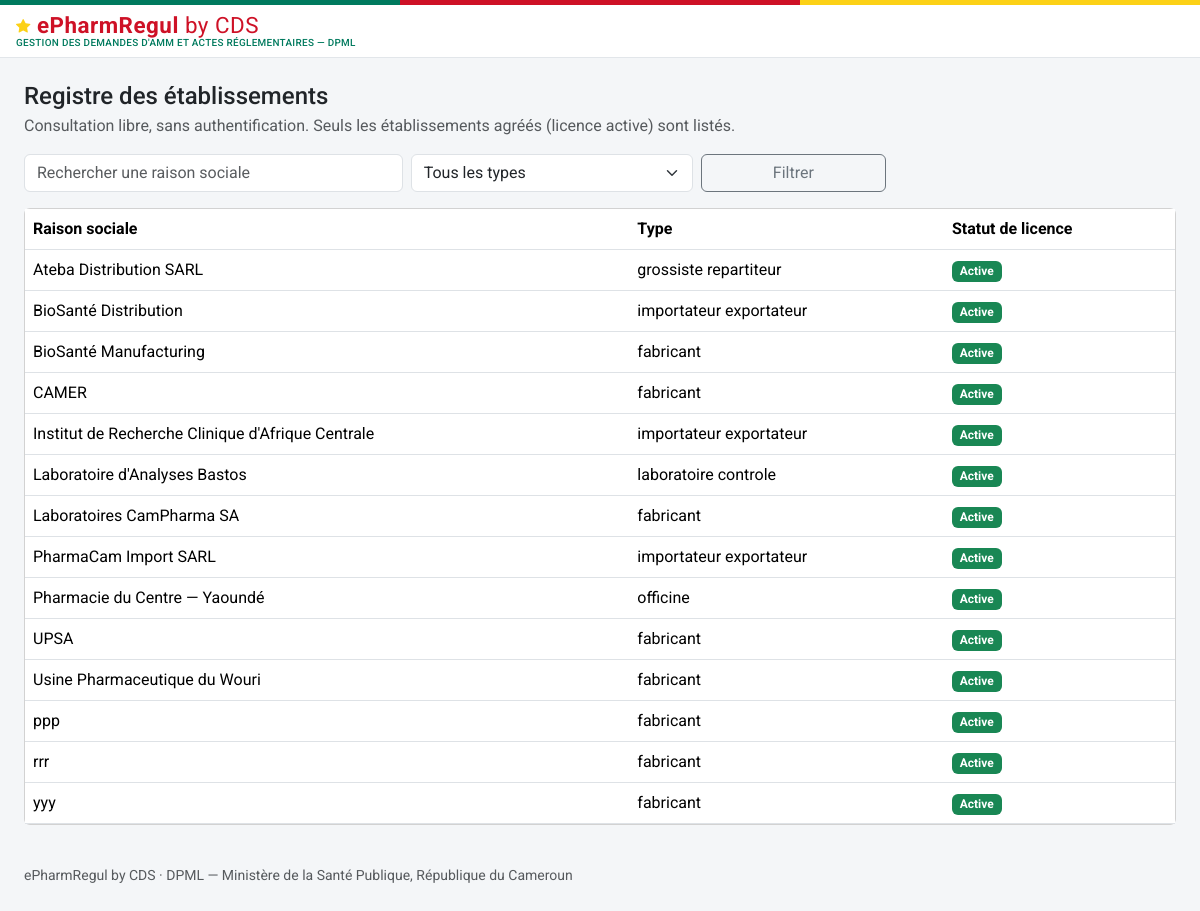
Page /etablissements on the committed database.
### models.py (models this page shows)
class Etablissement(db.Model):
    id = db.Column(db.Integer, primary_key=True)
    raison_sociale = db.Column(db.String(255), nullable=False)
    type = db.Column(db.String(40), nullable=False)
    adresse = db.Column(db.String(500))
    latitude = db.Column(db.Float, nullable=True)   # géolocalisation — exploité par le futur module RI
    longitude = db.Column(db.Float, nullable=True)
    statut_licence = db.Column(db.String(20), nullable=False, default="en_instruction")
    date_expiration_licence = db.Column(db.Date, nullable=True)
    pharmacien_responsable_id = db.Column(db.Integer, db.ForeignKey("personne.id"), nullable=True)
    categorie_activite = db.Column(db.String(30), nullable=True)
    pharmacien_responsable = db.relationship("Personne", foreign_keys=[pharmacien_responsable_id])

### routes_ri.py (the view)
@ri_bp.route("/etablissements")
def etablissements_registre():
    q = Etablissement.query
    texte = request.args.get("q", "").strip()
    type_etab = request.args.get("type", "")
    statut = request.args.get("statut", "")
    vue_publique = current_user() is None
    if vue_publique:
        q = q.filter_by(statut_licence="active")
        statut = "active"
    if texte:
        q = q.filter(Etablissement.raison_sociale.ilike(f"%{texte}%"))
    if type_etab:
        q = q.filter_by(type=type_etab)
    if statut and not vue_publique:
        q = q.filter_by(statut_licence=statut)
    etablissements = q.order_by(Etablissement.raison_sociale).all()
    return render_template("inspection/etablissements_registre.html", etablissements=etablissements,
                            q=texte, type_etab=type_etab, statut=statut, vue_publique=vue_publique)

### auth.py (called while the page is built)
def current_user():
    uid = session.get("user_id")
    if not uid:
        return None
    return db.session.get(Personne, uid)

### templates/inspection/etablissements_registre.html (shortened to what this page needs)
{% extends "base.html" %}
{% block content %}
<h4 class="mb-1">Registre des établissements</h4>
{% if vue_publique %}
<p class="text-muted">Consultation libre, sans authentification. Seuls les établissements agréés (licence active) sont listés.</p>
{% endif %}
<form method="get" class="row g-2 mb-3" role="search">
  <div class="col-md-4">
    <input type="text" class="form-control" id="q" name="q" value="{{ q }}" placeholder="Rechercher une raison sociale">
  </div>
  <div class="col-md-3">
    <select class="form-select" id="type" name="type">
      <option value="">Tous les types</option>
    </select>
  </div>
  <div class="col-md-2"><button class="btn btn-outline-secondary w-100">Filtrer</button></div>
</form>
<div class="card">
  <div class="table-responsive">
    <table class="table table-hover align-middle mb-0">
      <thead><tr><th>Raison sociale</th><th>Type</th><th>Statut de licence</th></tr></thead>
      <tbody>
        {% for e in etablissements %}
        <tr>
          <td>{% if vue_publique %}{{ e.raison_sociale }}{% else %}<a href="{{ url_for('ri.etablissement_fiche', id=e.id) }}">{{ e.raison_sociale }}</a>{% endif %}</td>
          <td>{{ e.type.replace('_',' ') }}</td>
          <td><span class="badge {{ 'bg-success' if e.statut_licence == 'active' else ('bg-danger' if e.statut_licence in ('suspendue','revoquee') else 'bg-secondary') }}">{{ STATUTS_LICENCE.get(e.statut_licence, e.statut_licence) }}</span></td>
        </tr>
        {% else %}
        <tr><td colspan="3" class="text-center text-muted py-4">Aucun résultat ne correspond à ces critères.</td></tr>
        {% endfor %}
      </tbody>
    </table>
  </div>
</div>
{% endblock %}

### static/css/style.css (style rules this page uses)
:root { --cm-green: #007a5e; --cm-green-dark: #00553f; --cm-red: #ce1126; --cm-yellow: #fcd116; }
body { background-color: #f4f6f8; font-family: "Roboto", -apple-system, BlinkMacSystemFont, "Segoe UI", Arial, sans-serif; }

### rows in the picture
Etablissement: raison_sociale "Ateba Distribution SARL", type.replace "grossiste repartiteur", get "Active"
Etablissement: raison_sociale "BioSanté Distribution", type.replace "importateur exportateur", get "Active"
Etablissement: raison_sociale "BioSanté Manufacturing", type.replace "fabricant", get "Active"
Etablissement: raison_sociale "CAMER", type.replace "fabricant", get "Active"
Etablissement: raison_sociale "Institut de Recherche Clinique d'Afrique Centrale", type.replace "importateur exportateur", get "Active"
Etablissement: raison_sociale "Laboratoire d'Analyses Bastos", type.replace "laboratoire controle", get "Active"
Etablissement: raison_sociale "Laboratoires CamPharma SA", type.replace "fabricant", get "Active"
Etablissement: raison_sociale "PharmaCam Import SARL", type.replace "importateur exportateur", get "Active"
Etablissement: raison_sociale "Pharmacie du Centre — Yaoundé", type.replace "officine", get "Active"
Etablissement: raison_sociale "UPSA", type.replace "fabricant", get "Active"
Etablissement: raison_sociale "Usine Pharmaceutique du Wouri", type.replace "fabricant", get "Active"
Etablissement: raison_sociale "ppp", type.replace "fabricant", get "Active"
Etablissement: raison_sociale "rrr", type.replace "fabricant", get "Active"
Etablissement: raison_sociale "yyy", type.replace "fabricant", get "Active"
